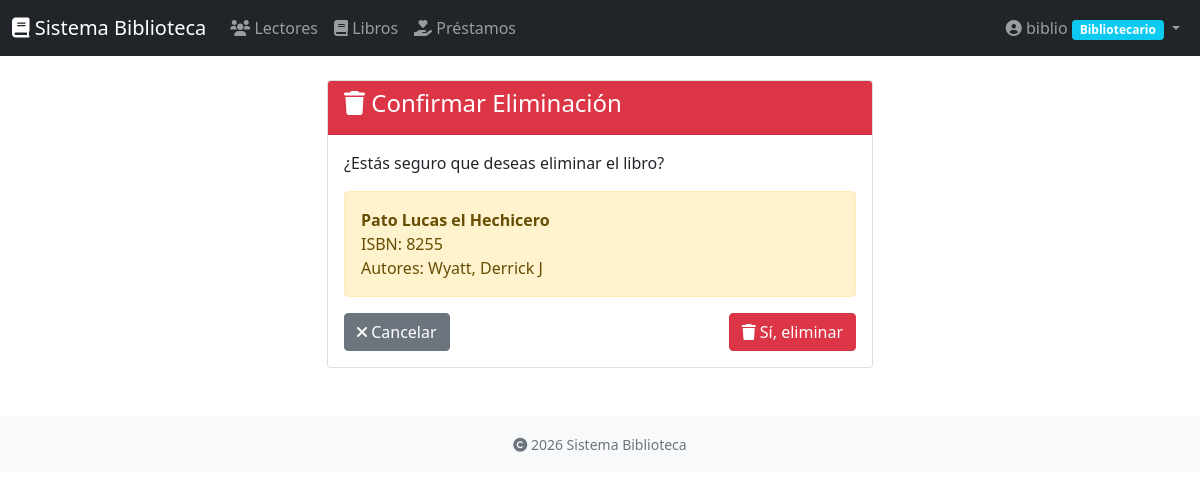
The page /libros/1/eliminar/ (signed in) on the database its author committed.
### usuarios/models.py (models this page shows, shortened)
class Perfil(models.Model):
    ROLES = (
        ('admin', 'Administrador'),
        ('bibliotecario', 'Bibliotecario'),
    )
    usuario = models.OneToOneField(User, on_delete=models.CASCADE, related_name='perfil')
    rol = models.CharField(max_length=20, choices=ROLES, default='bibliotecario')
    telefono = models.CharField(max_length=15, blank=True)
    direccion = models.TextField(blank=True)
    fecha_registro = models.DateTimeField(auto_now_add=True)

### libros/models.py (models this page shows, shortened)
class Libro(models.Model):
    ESTADO_CHOICES = (
        ('disponible', 'Disponible'),
        ('prestado', 'Prestado'),
        ('en_reparacion', 'En Reparación'),
        ('perdido', 'Perdido'),
    )
    titulo = models.CharField(max_length=200)
    autores = models.ManyToManyField(Autor, related_name='libros')
    isbn = models.CharField('ISBN', max_length=13, unique=True)
    categoria = models.ForeignKey(Categoria, on_delete=models.SET_NULL, null=True, related_name='libros')
    editorial = models.CharField(max_length=200, blank=True)
    anio_publicacion = models.IntegerField(
        validators=[MinValueValidator(1900), MaxValueValidator(2100)]
    )
    edicion = models.CharField(max_length=50, blank=True)
    descripcion = models.TextField(blank=True)
    estado = models.CharField(max_length=20, choices=ESTADO_CHOICES, default='disponible')
    ubicacion = models.CharField('Estante/Ubicación', max_length=50, blank=True)
    fecha_registro = models.DateTimeField(auto_now_add=True)
    fecha_actualizacion = models.DateTimeField(auto_now=True)
    class Meta:
        ordering = ['titulo']
        verbose_name = "Libro"
        verbose_name_plural = "Libros"
    def autores_lista(self):
        return ", ".join([str(autor) for autor in self.autores.all()])
    autores_lista.short_description = "Autores"

class Autor(models.Model):
    nombre = models.CharField(max_length=100)
    apellidos = models.CharField(max_length=100)
    nacionalidad = models.CharField(max_length=100, blank=True)
    fecha_nacimiento = models.DateField(null=True, blank=True)
    biografia = models.TextField(blank=True)
    class Meta:
        ordering = ['apellidos', 'nombre']
        verbose_name = "Autor"
        verbose_name_plural = "Autores"
    def __str__(self):
        return f"{self.apellidos}, {self.nombre}"

### libros/views.py (the view)
# urls.py: path('<int:pk>/eliminar/', views.eliminar_libro, name='eliminar_libro'),
@login_required
@bibliotecario_required
def eliminar_libro(request, pk):
    libro = get_object_or_404(Libro, pk=pk)
    if request.method == 'POST':
        libro.delete()
        messages.success(request, 'Libro eliminado exitosamente.')
        return redirect('lista_libros')
    context = {'libro': libro}
    return render(request, 'libros/eliminar_libro.html', context)

### templates/libros/eliminar_libro.html (shortened to what this page needs)
{% extends 'base.html' %}
{% block content %}
<div class="row justify-content-center">
    <div class="col-md-6">
        <div class="card">
            <div class="card-header bg-danger text-white">
                <h4><i class="fas fa-trash"></i> Confirmar Eliminación</h4>
            </div>
            <div class="card-body">
                <p>¿Estás seguro que deseas eliminar el libro?</p>
                <div class="alert alert-warning">
                    <strong>{{ libro.titulo }}</strong><br>
                    ISBN: {{ libro.isbn }}<br>
                    Autores: {{ libro.autores_lista }}
                </div>
                <form method="post">
                    <div class="d-flex justify-content-between">
                        <a href="{% url 'lista_libros' %}" class="btn btn-secondary">
                            <i class="fas fa-times"></i> Cancelar
                        </a>
                        <button type="submit" class="btn btn-danger">
                            <i class="fas fa-trash"></i> Sí, eliminar
                        </button>
                    </div>
                </form>
            </div>
        </div>
    </div>
</div>
{% endblock %}

### templates/base.html (shortened to what this page needs)
<!DOCTYPE html>
<html lang="es">
<head>
    <link href="https://cdn.jsdelivr.net/npm/bootstrap@5.1.3/dist/css/bootstrap.min.css" rel="stylesheet">
    <link rel="stylesheet" href="https://cdnjs.cloudflare.com/ajax/libs/font-awesome/6.0.0/css/all.min.css">
</head>
<body>
    <nav class="navbar navbar-expand-lg navbar-dark bg-dark">
        <div class="container-fluid">
            <a class="navbar-brand" href="{% url 'dashboard' %}">
                <i class="fas fa-book"></i> Sistema Biblioteca
            </a>
            {% if user.is_authenticated %}
            <div class="collapse navbar-collapse" id="navbarNav">
                <ul class="navbar-nav me-auto">
                    <li class="nav-item">
                        <a class="nav-link" href="{% url 'lista_lectores' %}">
                            <i class="fas fa-users"></i> Lectores
                        </a>
                    </li>
                    <li class="nav-item">
                        <a class="nav-link" href="{% url 'lista_libros' %}">
                            <i class="fas fa-book"></i> Libros
                        </a>
                    </li>
                    <li class="nav-item">
                        <a class="nav-link" href="{% url 'lista_prestamos' %}">
                            <i class="fas fa-hand-holding-heart"></i> Préstamos
                        </a>
                    </li>
                </ul>
                <ul class="navbar-nav">
                    <li class="nav-item dropdown">
                        <a class="nav-link dropdown-toggle" href="#" data-bs-toggle="dropdown">
                            <i class="fas fa-user-circle"></i>
                            {{ user.get_full_name|default:user.username }}
                            <span class="badge {% if user.perfil.rol == 'admin' %}bg-danger{% else %}bg-info{% endif %}">
                                {{ user.perfil.get_rol_display }}
                            </span>
                        </a>
                    </li>
                </ul>
            </div>
            {% endif %}
        </div>
    </nav>
    <main class="container mt-4">
        {% block content %}
        {% endblock %}
    </main>
    <footer class="bg-light text-center text-muted py-3 mt-5">
        <div class="container">
            <small>
                <i class="fas fa-copyright"></i> {% now "Y" %} Sistema Biblioteca
            </small>
        </div>
    </footer>
</body>
</html>

### rows shown on the page
Libro: titulo "Pato Lucas el Hechicero", isbn "8255", autores_lista "Wyatt, Derrick J"

### other values the page prints
{{ user.get_full_name|default:user.username }} "biblio"
{{ user.perfil.get_rol_display }} "Bibliotecario"
